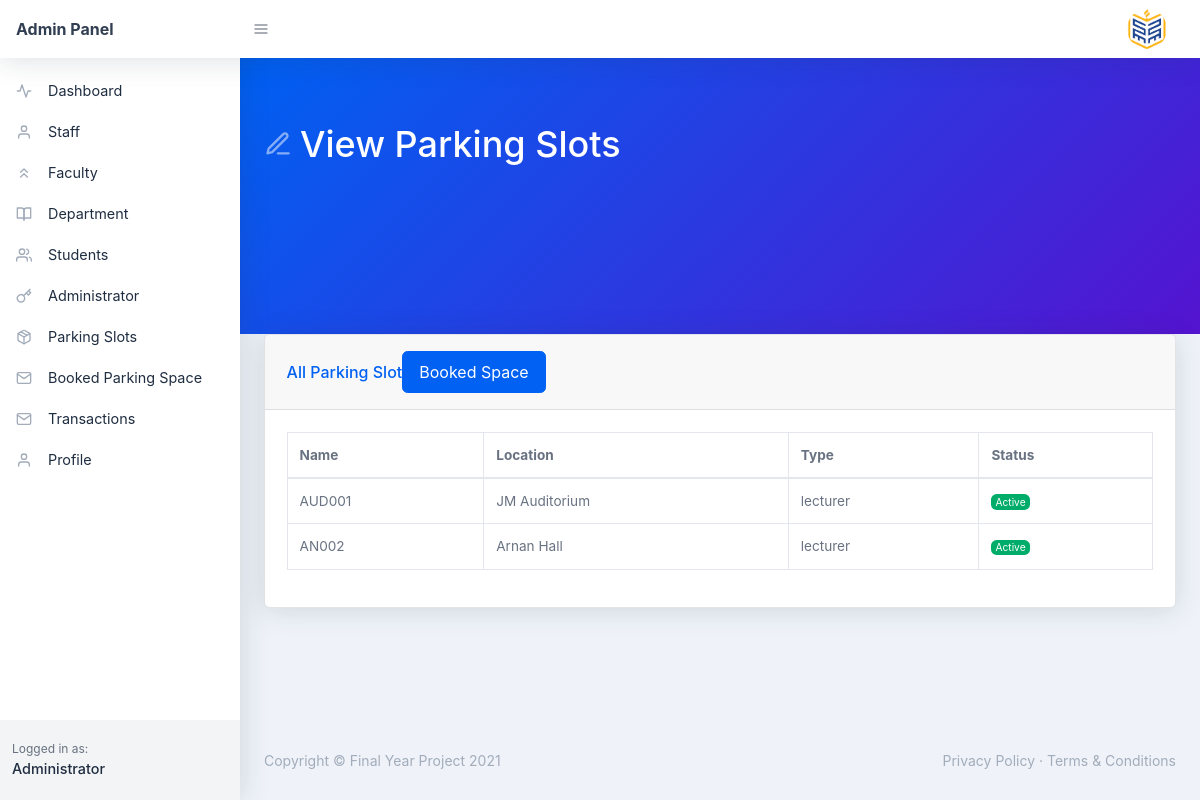
Before: /admin/parking-slot.php with the older database file.
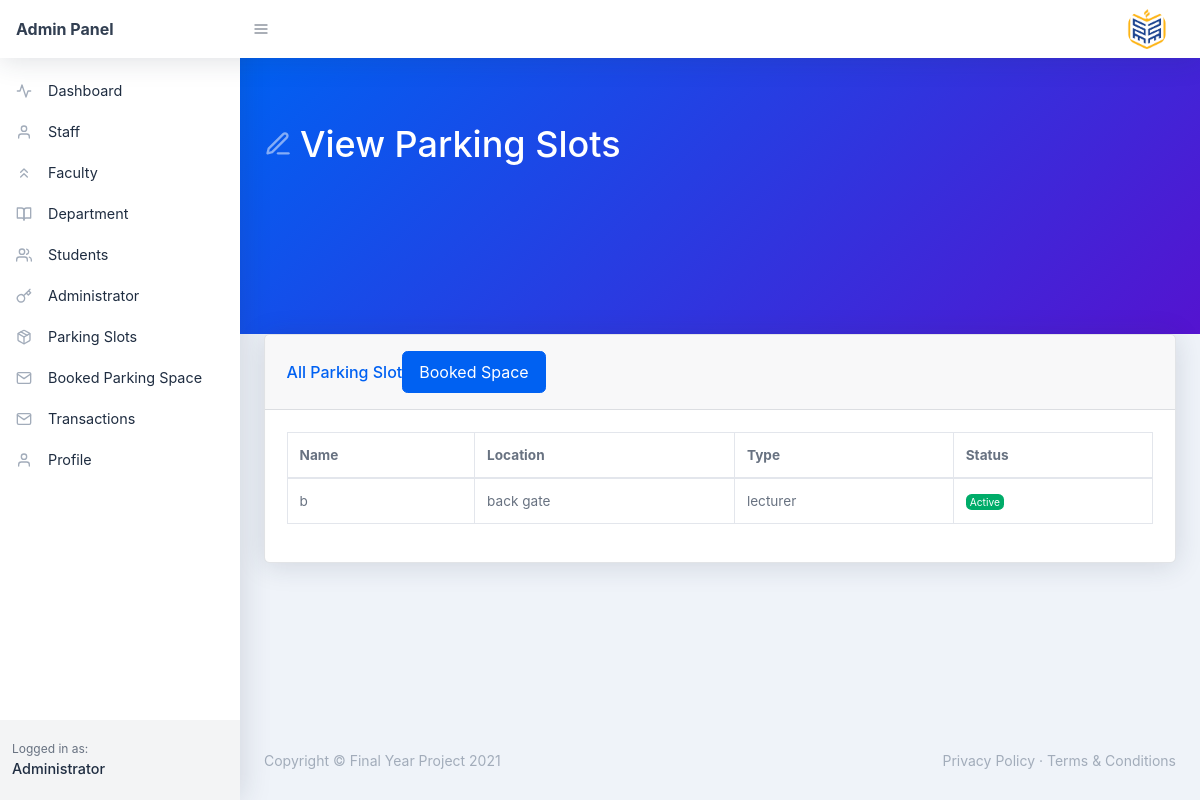
After: the same page with the newer database file.
### tables this page shows
CREATE TABLE `parking_lot` (
  `id` int(11) NOT NULL,
  `name` varchar(200) NOT NULL,
  `location` text NOT NULL,
  `type` varchar(50) NOT NULL,
  `status` varchar(20) NOT NULL
);

### admin/parking-slot.php (the view, shortened to what this page needs)
<?php
include('header.php');
?>
<div id="layoutSidenav_content">
    <main>
        <div class="page-header pb-10 page-header-dark bg-gradient-primary-to-secondary">
            <div class="container-fluid">
                <div class="page-header-content">
                    <h1 class="page-header-title">
                        <div class="page-header-icon"><i data-feather="edit-3"></i></div>
                        <span>View Parking Slots</span>
                    </h1>
                </div>
            </div>
        </div>
        <div class="container-fluid ">
            <div class="card mb-4">
                <div class="card-header">
                    <span>All Parking Slot</span>
                    <button type="button" class="btn btn-primary modalButton" data-toggle="modal" data-target="#bookedModal">
                        Booked Space
                    </button>
                </div>
                <div class="card-body">
                    <div class="datatable table-responsive">
                        <table class="table table-bordered table-hover" id="dataTable" width="100%" cellspacing="0">
                            <thead>
                                <tr>
                                    <th>Name</th>
                                    <th>Location</th>
                                    <th>Type</th>
                                    <th>Status</th>
                                </tr>
                            </thead>
                            <tbody>
                                <?php
                                $sql = "SELECT * FROM parking_lot WHERE status='Active' AND type='lecturer'";
                                $query = $conn->prepare($sql);
                                $query->execute();
                                $results = $query->fetchAll(PDO::FETCH_OBJ);
                                $rowCount = $query->rowCount();
                                if ($rowCount > 0) {
                                    foreach ($results as $results) {
                                ?>
                                        <tr>
                                            <td><?php echo htmlentities($results->name) ?></td>
                                            <td><?php echo htmlentities($results->location) ?></td>
                                            <td><?php echo htmlentities($results->type) ?></td>
                                            <td>
                                                <div class="badge badge-success">
                                                    <?php echo htmlentities($results->status) ?>
                                                </div>
                                            </td>
                                        </tr>
                                <?php }
                                } ?>
                            </tbody>
                        </table>
                    </div>
                </div>
            </div>
        </div>
    </main>
    <?php include('footer.php') ?>
</div>
</div>
</body>

### admin/header.php (shortened to what this page needs)
<!DOCTYPE html>
<html lang="en">
<head>
    <link href="css/styles.css" rel="stylesheet" />
</head>
<body class="nav-fixed">
    <nav class="topnav navbar navbar-expand shadow navbar-light bg-white" id="sidenavAccordion">
        <a class="navbar-brand d-none d-sm-block" href="index.html">Admin Panel</a><button class="btn btn-icon btn-transparent-dark order-1 order-lg-0 mr-lg-2" id="sidebarToggle" href="#"><i data-feather="menu"></i></button>
        <ul class="navbar-nav align-items-center ml-auto">
            <li class="nav-item dropdown no-caret mr-3 dropdown-user">
                <a class="btn btn-icon btn-transparent-dark dropdown-toggle" id="navbarDropdownUserImage" href="javascript:void(0);" role="button" data-toggle="dropdown" aria-haspopup="true" aria-expanded="false"><img class="img-fluid" src="./assets/img/pentecost-university-logo-alt.png" /></a>
            </li>
        </ul>
    </nav>
    <div id="layoutSidenav">
        <div id="layoutSidenav_nav">
            <nav class="sidenav shadow-right sidenav-light">
                <div class="sidenav-menu">
                    <div class="nav accordion" id="accordionSidenav">                        <a class="nav-link collapsed pt-4" href="index.php">
                            <div class="nav-link-icon"><i data-feather="activity"></i></div>
                            Dashboard
                        </a>
                        <a class="nav-link" href="staff.php">
                            <div class="nav-link-icon"><i data-feather="user"></i></div>
                            Staff
                        </a>
                        <a class="nav-link" href="faculty.php">
                            <div class="nav-link-icon"><i data-feather="chevrons-up"></i></div>
                            Faculty
                        </a>
                        <a class="nav-link" href="department.php">
                            <div class="nav-link-icon"><i data-feather="book-open"></i></div>
                            Department
                        </a>
                        <a class="nav-link" href="student.php">
                            <div class="nav-link-icon"><i data-feather="users"></i></div>
                            Students
                        </a>
                        <a class="nav-link" href="admin.php">
                            <div class="nav-link-icon"><i data-feather="key"></i></div>
                            Administrator
                        </a>
                        <a class="nav-link" href="parking_lot.php">
                            <div class="nav-link-icon"><i data-feather="package"></i></div>
                            Parking Slots
                        </a>
                        <a class="nav-link" href="booking.php">
                            <div class="nav-link-icon"><i data-feather="mail"></i></div>
                            Booked Parking Space
                        </a>
                        <a class="nav-link" href="transactionLog.php">
                            <div class="nav-link-icon"><i data-feather="mail"></i></div>
                            Transactions
                        </a>
                        <a class="nav-link" href="profile.php">
                            <div class="nav-link-icon"><i data-feather="user"></i></div>
                            Profile
                        </a>
                    </div>
                </div>
                <div class="sidenav-footer">
                    <div class="sidenav-footer-content">
                        <div class="sidenav-footer-subtitle">Logged in as:</div>
                        <div class="sidenav-footer-title">Administrator</div>
                    </div>
                </div>
            </nav>
        </div>

### admin/footer.php
<footer class="footer mt-auto footer-light">
    <div class="container-fluid">
        <div class="row">
            <div class="col-md-6 small">Copyright &#xA9; Final Year Project 2021</div>
            <div class="col-md-6 text-md-right small">
                <a href="#!">Privacy Policy</a> &#xB7;
                <a href="#">Terms &amp; Conditions</a>
            </div>
        </div>
    </div>
</footer>

Changed rows visible on the page:
removed parking_lot: name "AUD001", location "JM Auditorium", type "lecturer", status "Active"
removed parking_lot: name "AN002", location "Arnan Hall", type "lecturer", status "Active"
added parking_lot: name "b", location "back gate", type "lecturer", status "Active"
